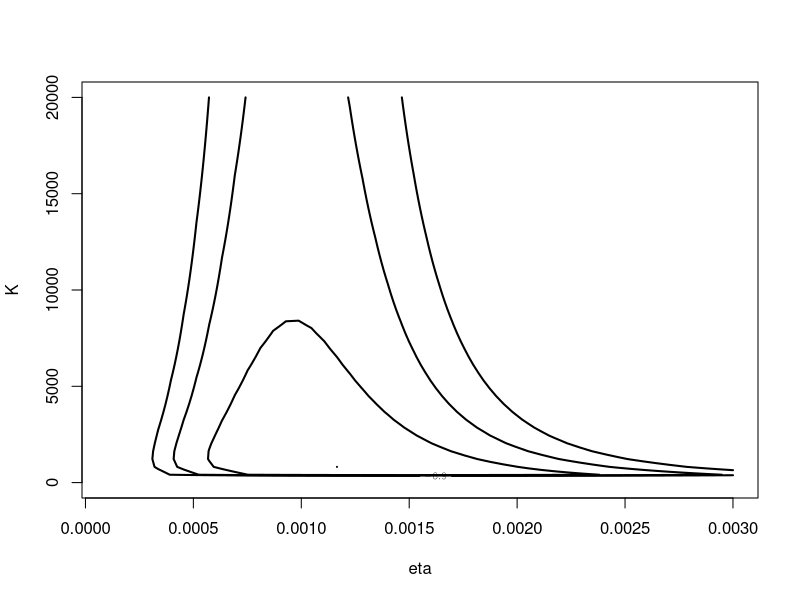
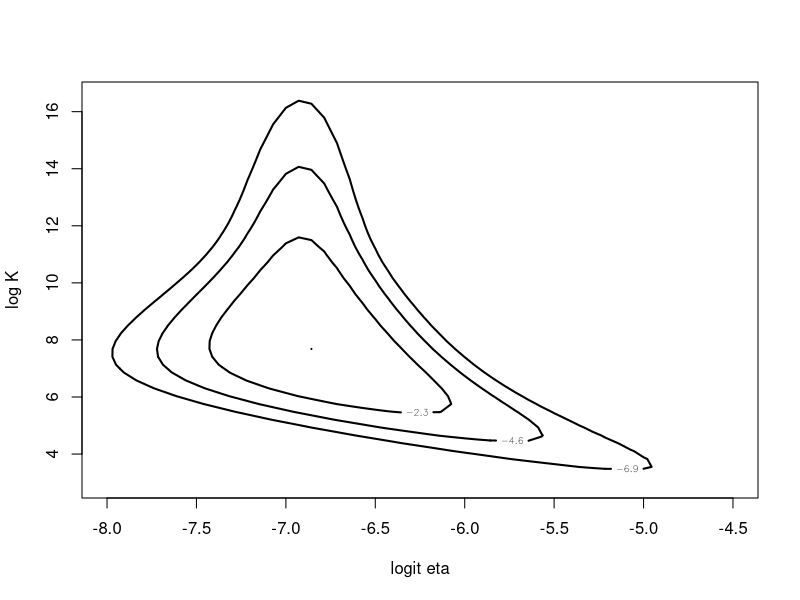
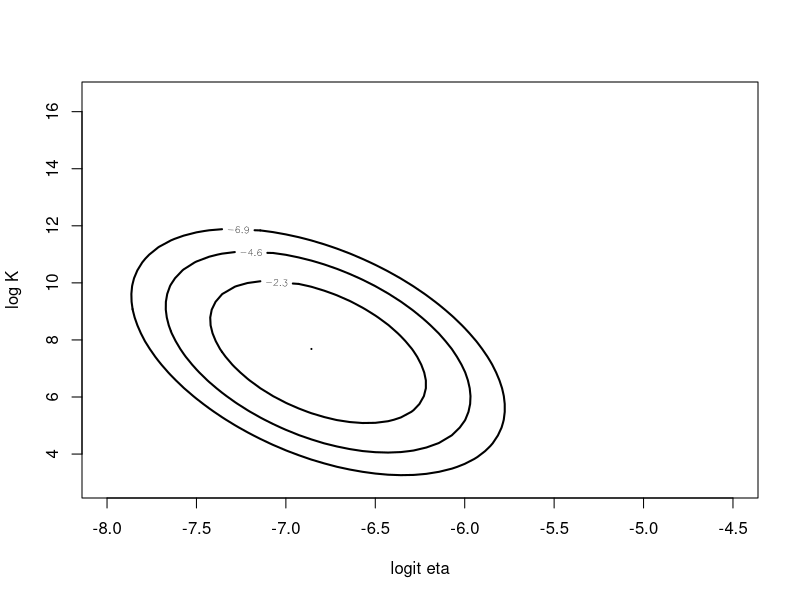
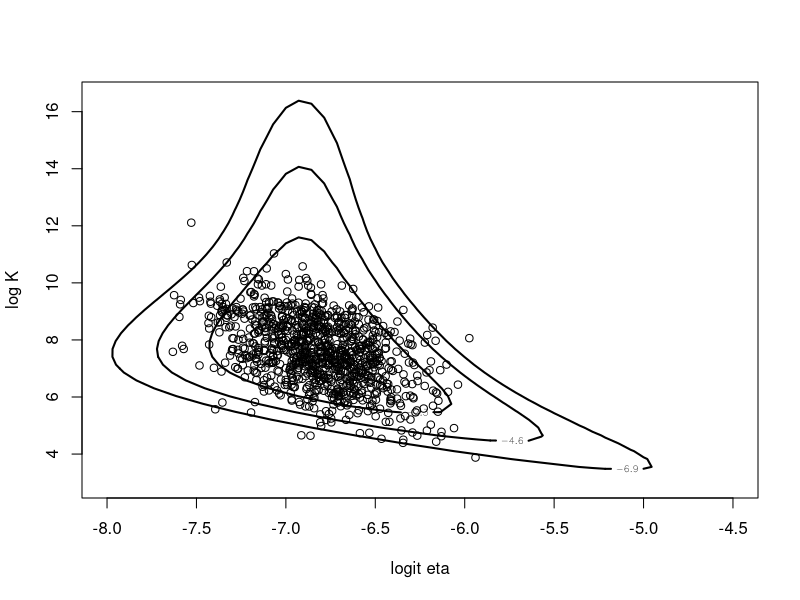
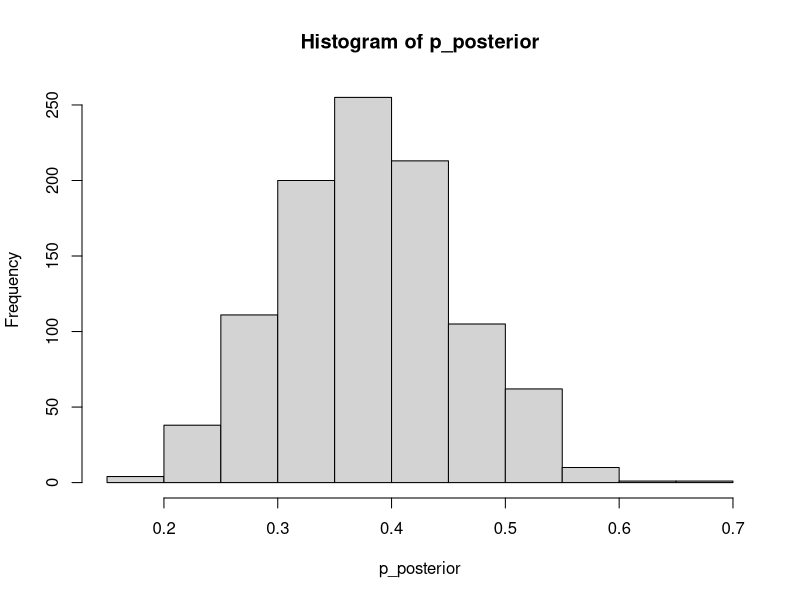
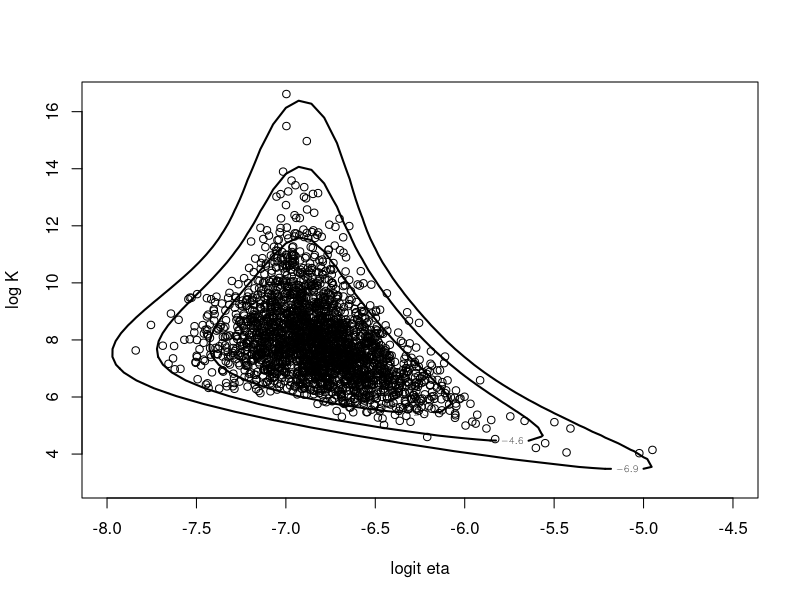
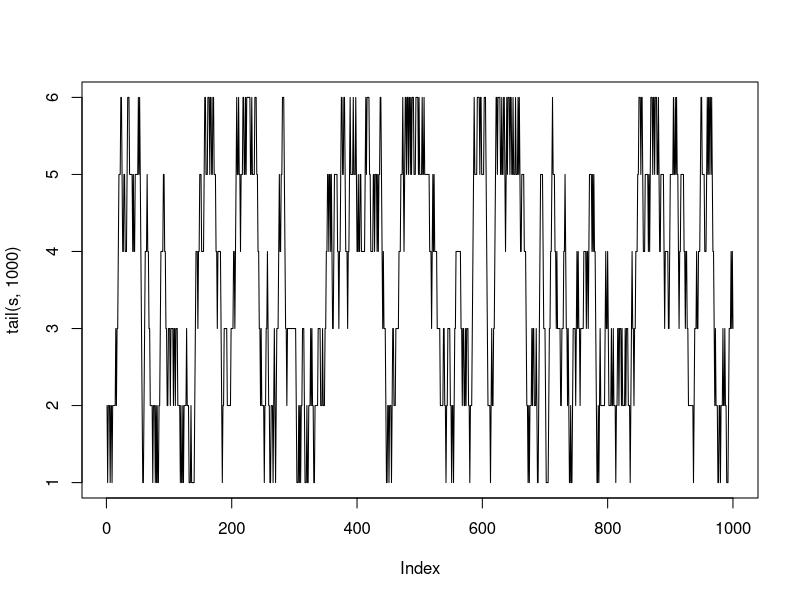
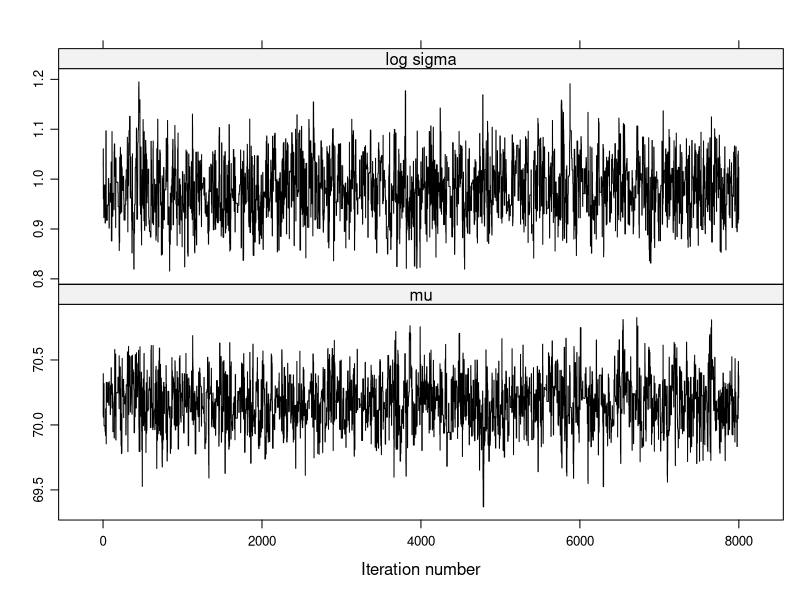

R code for these plots, in order:
## ---- chunk 1
library(tidyverse)
library(LearnBayes)
## ---- chunk 2
data("cancermortality")
## ---- chunk 3
mycontour(betabinexch0,c(.0001,.003,1,20000),cancermortality,
          xlab="eta",ylab="K")
## ---- chunk 4
mycontour(betabinexch,c(-8,-4.5,3,16.5),cancermortality,
            xlab="logit eta",ylab="log K")
## ---- chunk 5
fit <- laplace(betabinexch,c(-7,6),cancermortality)
## ---- chunk 6
npar=list(m=fit$mode,v=fit$var)
mycontour(lbinorm,c(-8,-4.5,3,16.5),npar,
              xlab="logit eta", ylab="log K")
## ---- chunk 7
set.seed(10)
library(mvtnorm)
mu_sigma_post <- rmvnorm(1000,mean = npar$m,sigma = npar$v)
## ---- chunk 8
mycontour(betabinexch,c(-8,-4.5,3,16.5),cancermortality,
            xlab="logit eta",ylab="log K")
points(mu_sigma_post,add=T)
## ---- chunk 9
npar$m[1]+c(-1,1)*qnorm(0.975)*sqrt(npar$v[1,1])
npar$m[2]+c(-1,1)*qnorm(0.975)*sqrt(npar$v[2,2])
## ---- chunk 10
quantile(mu_sigma_post[,1],probs = c(0.025,0.975))
quantile(mu_sigma_post[,2],probs = c(0.025,0.975))
## ---- chunk 11
p_posterior <- rbeta(1000,14.26,23.19)
hist(p_posterior)
est_posterior <- mean(p_posterior^2)
est_posterior
se_posterior <- sd(p_posterior^2)/sqrt(1000)
se_posterior
## ---- chunk 12
est_posterior+c(-1,1)*qnorm(0.975)*se_posterior
## ---- chunk 13
betabinT=function(theta,datapar){
  data=datapar$data
  tpar=datapar$par
  d=betabinexch(theta,data)-dmt(theta,mean=c(tpar$m),
                                S=tpar$var,df=tpar$df,log=TRUE)
  return(d)
}

tpar=list(m=fit$mode,var=2*fit$var,df=4)
datapar=list(data=cancermortality,par=tpar)

start=c(-6.9,12.4)
fit1=laplace(betabinT,start,datapar)
## ---- chunk 14
betabinT(fit1$mode,datapar)
## ---- chunk 15
set.seed(10)
theta=rejectsampling(betabinexch,tpar,-569.2813,10000,
                     cancermortality)
## ---- chunk 16
dim(theta)[1]/10000
## ---- chunk 17
mycontour(betabinexch,c(-8,-4.5,3,16.5),cancermortality,
          xlab="logit eta",ylab="log K")
points(theta[,1],theta[,2])
## ---- chunk 18
P <- matrix(c(.5,.5,0,0,0,0,.25,.5,.25,0,0,0,0,.25,.5,.25,0,0,
           0,0,.25,.5,.25,0,0,0,0,.25,.5,.25,0,0,0,0,.5,.5),
         nrow=6,ncol=6,byrow=TRUE)
P
## ---- chunk 19
s=array(0,c(50000,1))
s[1] <- 3
set.seed(10)

for (j in 2:50000){
  s[j]=sample(1:6,size=1,prob=P[s[j-1],])
}
## ---- chunk 20
plot(tail(s,1000),type='l')
## ---- chunk 21
m=c(500,2000,8000,50000)

for (i in 1:4){
  print(table(s[1:m[i]])/m[i])
}
## ---- chunk 22
eig_des <- eigen(t(P))
eig_des$values
dist_estacionaria <- eig_des$vectors[,1]
dist_estacionaria <- dist_estacionaria /sum(dist_estacionaria)
show(dist_estacionaria)
## ---- chunk 23
d=list(int.lo=c(-Inf,seq(66,74,by=2)),
         int.hi=c(seq(66,74,by=2), Inf),
         f=c(14,30,49,70,33,15))
show(d)
## ---- chunk 24
groupeddatapost=function(theta,data)
{
  dj = function(f, int.lo, int.hi, mu, sigma)
    f * log(pnorm(int.hi, mu, sigma) -
              pnorm(int.lo, mu, sigma))
  mu = theta[1]
  sigma = exp(theta[2])
  sum(dj(data$f, data$int.lo, data$int.hi, mu, sigma))
}
## ---- chunk 25
y <- c(rep(65,14),rep(67,30),rep(69,49),rep(71,70),rep(73,33),
    rep(75,15))

mean(y)
log(sd(y))
## ---- chunk 26
start <- c(70,1)
fit <- laplace(groupeddatapost,start,d)
## ---- chunk 27
mu_lambda_post <- rmvnorm(5000,mean = fit$m,sigma = fit$v)
## ---- chunk 28
proposal <- list(var=fit$var,scale=2)
bayesfit <- rwmetrop(groupeddatapost,proposal,start,10000,d)
## ---- chunk 29
bayesfit$accept
## ---- chunk 30
library(coda)
dimnames(bayesfit$par)[[2]]=c("mu","log sigma")
mcmc_ej <- mcmc(bayesfit$par[-c(1:2000),]) 
## ---- chunk 31
library(coda)
library(lattice)
xyplot(mcmc_ej,col="black")
## ---- chunk 32
par(mfrow=c(2,1))
autocorr.plot(mcmc_ej,auto.layout=FALSE)
## ---- chunk 33
summary(mcmc_ej)
